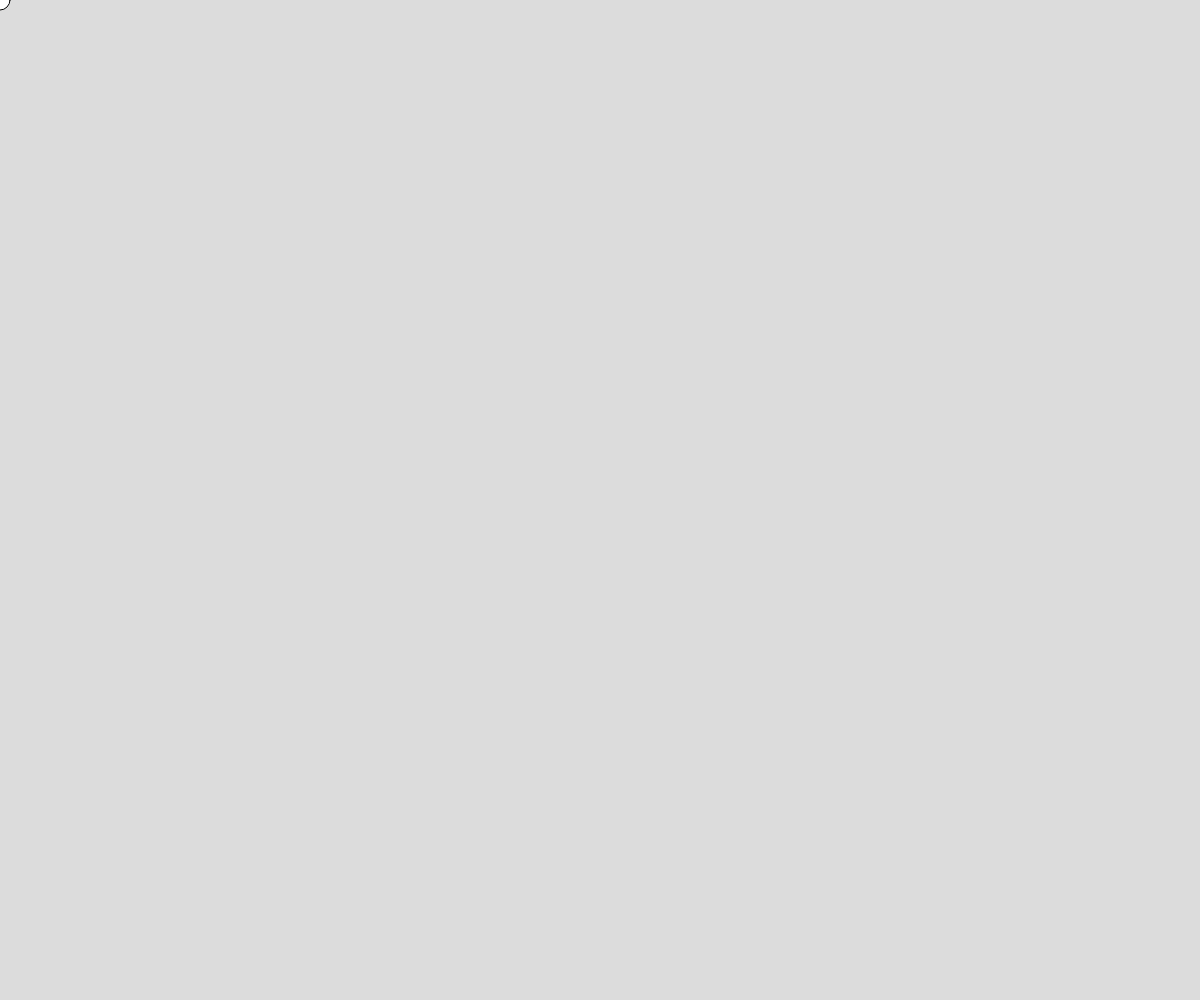
Frame 1 (no input)
Frame 60 (no input): identical to frame 1, image omitted
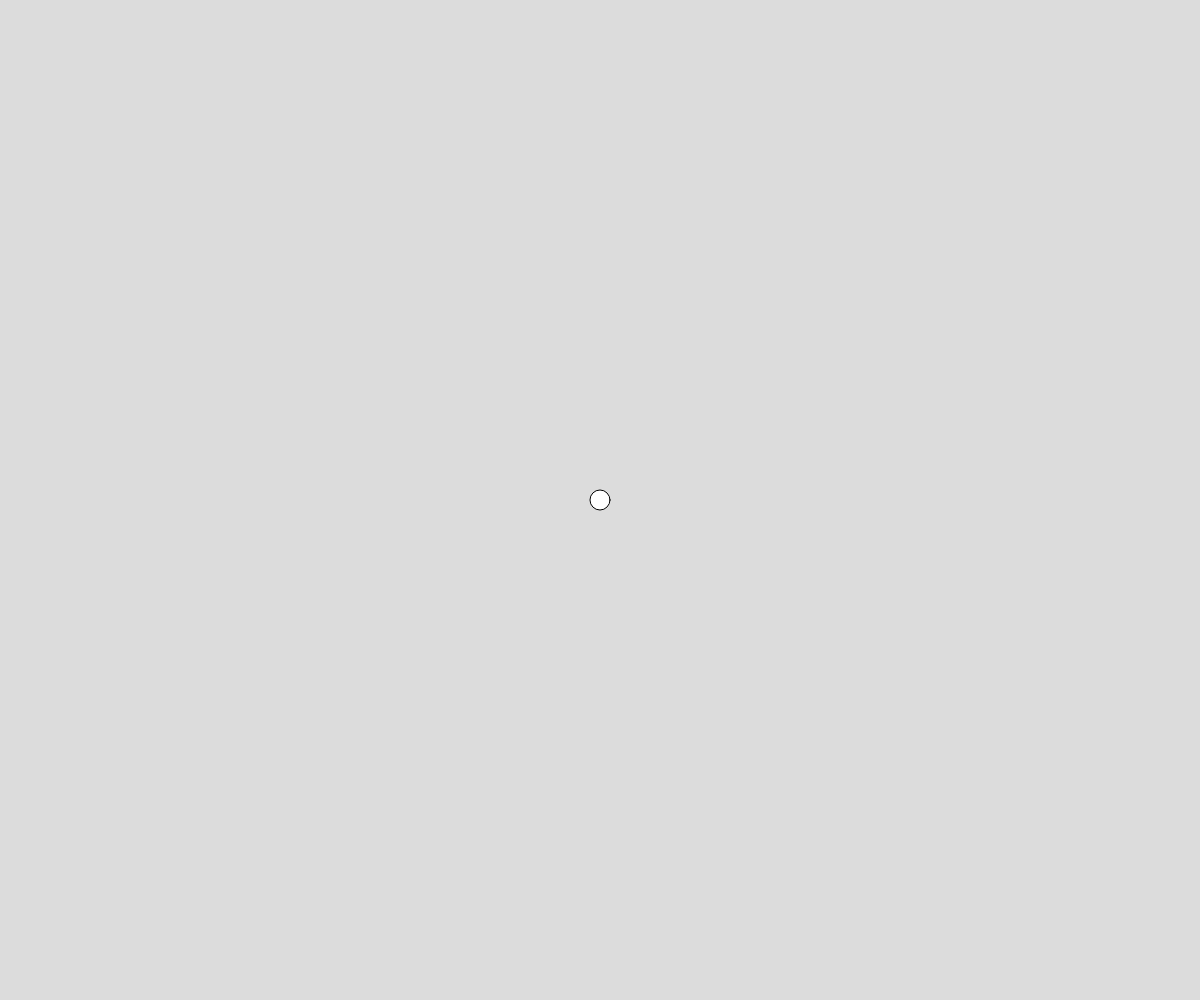
Frame 120 (the mouse pressed at the canvas centre since frame 60)

The p5.js sketch that drew these frames (run headless with seeded random() and noise() and a simulated clock; from frame 60 on, the mouse is pressed at the canvas centre):

// p5.js sketch
// ── sketch.js
console.log("helloooo")

function setup() {
    createCanvas(windowWidth,windowHeight)
}


function draw() {
    background(220)
    ellipse(mouseX, mouseY, 20, 20)
}

function windowResized() {
    resizeCanvas(windowWidth,windowHeight)
}
// ── style.css
canvas{position: fixed;
    left: 0;
    top: 0;
    z-index: -1;
}

p {
    color: purple;
    font-size: 30px;
}

.special { font-size: 150px;
    color: red;
}
time {font-size: 70px; color: black;}

h1 {
    font-size:150px;
    color: pink
}
h2{
    font: size 90px;
    color: aquamarine;

}
h3{
    color: cornflowerblue;
}
